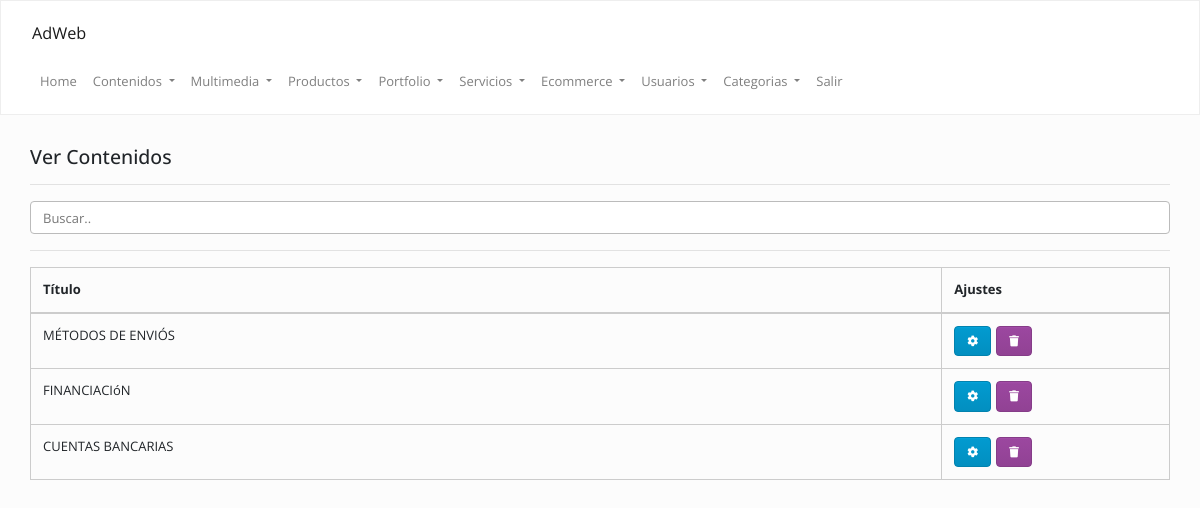
Page /admin/index.php?op=contenidos&accion=ver (signed in) on the earlier database version.
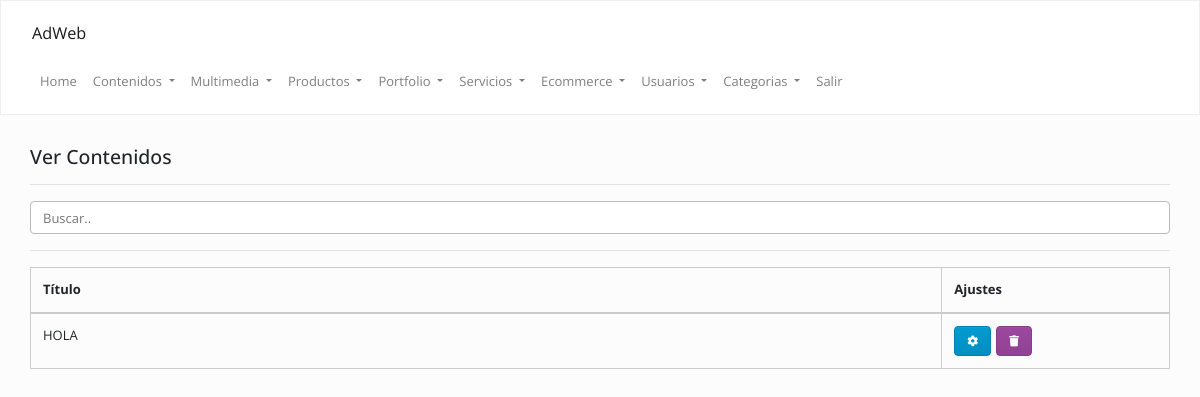
Same page on the later database version.
### tables this page shows
CREATE TABLE `contenidos` (
  `id` int(11) NOT NULL,
  `contenido` longtext,
  `cod` varchar(255) NOT NULL
);

### Config/Autoload.php (called while the page is built, shortened)
<?php
class autoload
{
    public static function runAdmin()
    {
        spl_autoload_register(
            function ($clase)
            {
                $ruta = str_replace("\\", "/", $clase) . ".php";
            }
        );
    }
}

### Clases/Conexion.php (called while the page is built, shortened)
<?php namespace Clases;
class Conexion
{
    private $datos = array("host"=> "localhost","user"=> "root","pass"=> "","db"  => "quazar");
    private $con;
    public function __construct()
    {
        $this->con = mysqli_connect($this->datos["host"], $this->datos["user"], $this->datos["pass"], $this->datos["db"]);
        mysqli_set_charset($this->con,'utf8');
    }
    public function sqlReturn($query)
    {
        $dato = $this->con->query($query);
        return $dato;
    }
}

### Clases/Contenidos.php (called while the page is built, shortened)
<?php namespace Clases;
class Contenidos
{
    private $con;
    public function __construct()
    {
        $this->con = new Conexion();
    }
    public function list($filter)
    {
        $array = array();
        if (is_array($filter)) {
            $filterSql = "WHERE ";
            $filterSql .= implode(" AND ", $filter);
        } else {
            $filterSql = '';
        }
        $sql   = "SELECT * FROM `contenidos` $filterSql  ORDER BY id DESC";
        $notas = $this->con->sqlReturn($sql);
        if ($notas) {
            while ($row = mysqli_fetch_assoc($notas)) {
                $array[] = $row;
            }
            return $array;
        }
    }
}

### admin/inc/contenidos/ver.php (the view, shortened to what this page needs)
<?php
$contenidos = new Clases\Contenidos();
?>
<div class="mt-20">
    <div class="col-lg-12 col-md-12">
        <h4>
            Ver Contenidos
        </h4>
        <hr/>
        <input class="form-control" id="myInput" type="text" placeholder="Buscar..">
        <hr/>
        <table class="table  table-bordered  ">
            <thead>
                <th>
                    Título
                </th>
                <th>
                    Ajustes
                </th>
            </thead>
            <tbody>
                <?php
                $data = $contenidos->list("");
                if (is_array($data)) {
                    for ($i = 0; $i < count($data); $i++) {
                        echo "<tr>";
                        echo "<td>" . strtoupper($data[$i]["cod"]) . "</td>";
                        echo "<td>";
                        echo '<a class="btn btn-info" data-toggle="tooltip" data-placement="top" title="Modificar" href="' . URL . '/index.php?op=contenidos&accion=modificar&cod=' . $data[$i]["id"] . '">
                        <i class="fa fa-cog"></i></a>';
                        echo '<a class="btn btn-danger" data-toggle="tooltip" data-placement="top" title="Eliminar" href="' . URL . '/index.php?op=contenidos&accion=ver&borrar=' . $data[$i]["id"] . '">
                        <i class="fa fa-trash"></i></a>';
                        echo "</td>";
                        echo "</tr>";
                    }
                }
                ?>
            </tbody>
        </table>
    </div>
</div>

Differences in the rows shown:
removed contenidos: cod "MÉTODOS DE ENVIÓS"
removed contenidos: cod "FINANCIACIóN"
removed contenidos: cod "CUENTAS BANCARIAS"
added contenidos: cod "HOLA"
